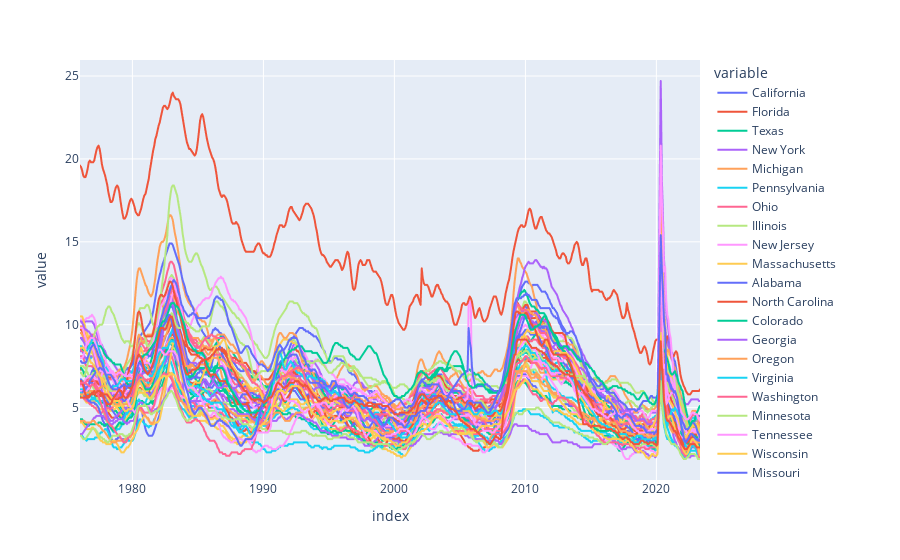

The notebook cell saved with this chart:
### Code cell
# Plot States Unemployment Rate
px.line(uemp_states)

### Figure 1 — Plotly figure (JSON) as saved in the notebook; plotly's stock layout.template omitted (floating-point values rounded to 4 significant figures; data arrays with more than 128 entries replaced by an {"elided": "..."} marker saying what was removed)
{"data": [{"hovertemplate": "variable=California<br>index=%{x}<br>value=%{y}<extra></extra>", "legendgroup": "California", "line": {"color": "#636efa", "dash": "solid"}, "marker": {"symbol": "circle"}, "mode": "lines", "name": "California", "showlegend": true, "type": "scattergl", "x": {"elided": "567 str values"}, "xaxis": "x", "y": {"elided": "567 float values"}, "yaxis": "y"}, {"hovertemplate": "variable=Florida<br>index=%{x}<br>value=%{y}<extra></extra>", "legendgroup": "Florida", "line": {"color": "#EF553B", "dash": "solid"}, "marker": {"symbol": "circle"}, "mode": "lines", "name": "Florida", "showlegend": true, "type": "scattergl", "x": {"elided": "567 str values"}, "xaxis": "x", "y": {"elided": "567 float values"}, "yaxis": "y"}, {"hovertemplate": "variable=Texas<br>index=%{x}<br>value=%{y}<extra></extra>", "legendgroup": "Texas", "line": {"color": "#00cc96", "dash": "solid"}, "marker": {"symbol": "circle"}, "mode": "lines", "name": "Texas", "showlegend": true, "type": "scattergl", "x": {"elided": "567 str values"}, "xaxis": "x", "y": {"elided": "567 float values"}, "yaxis": "y"}, {"hovertemplate": "variable=New York<br>index=%{x}<br>value=%{y}<extra></extra>", "legendgroup": "New York", "line": {"color": "#ab63fa", "dash": "solid"}, "marker": {"symbol": "circle"}, "mode": "lines", "name": "New York", "showlegend": true, "type": "scattergl", "x": {"elided": "567 str values"}, "xaxis": "x", "y": {"elided": "567 float values"}, "yaxis": "y"}, {"hovertemplate": "variable=Michigan<br>index=%{x}<br>value=%{y}<extra></extra>", "legendgroup": "Michigan", "line": {"color": "#FFA15A", "dash": "solid"}, "marker": {"symbol": "circle"}, "mode": "lines", "name": "Michigan", "showlegend": true, "type": "scattergl", "x": {"elided": "567 str values"}, "xaxis": "x", "y": {"elided": "567 float values"}, "yaxis": "y"}, {"hovertemplate": "variable=Pennsylvania<br>index=%{x}<br>value=%{y}<extra></extra>", "legendgroup": "Pennsylvania", "line": {"color": "#19d3f3", "dash": "solid"}, "marker": {"symbol": "circle"}, "mode": "lines", "name": "Pennsylvania", "showlegend": true, "type": "scattergl", "x": {"elided": "567 str values"}, "xaxis": "x", "y": {"elided": "567 float values"}, "yaxis": "y"}, {"hovertemplate": "variable=Ohio<br>index=%{x}<br>value=%{y}<extra></extra>", "legendgroup": "Ohio", "line": {"color": "#FF6692", "dash": "solid"}, "marker": {"symbol": "circle"}, "mode": "lines", "name": "Ohio", "showlegend": true, "type": "scattergl", "x": {"elided": "567 str values"}, "xaxis": "x", "y": {"elided": "567 float values"}, "yaxis": "y"}, {"hovertemplate": "variable=Illinois<br>index=%{x}<br>value=%{y}<extra></extra>", "legendgroup": "Illinois", "line": {"color": "#B6E880", "dash": "solid"}, "marker": {"symbol": "circle"}, "mode": "lines", "name": "Illinois", "showlegend": true, "type": "scattergl", "x": {"elided": "567 str values"}, "xaxis": "x", "y": {"elided": "567 float values"}, "yaxis": "y"}, {"hovertemplate": "variable=New Jersey<br>index=%{x}<br>value=%{y}<extra></extra>", "legendgroup": "New Jersey", "line": {"color": "#FF97FF", "dash": "solid"}, "marker": {"symbol": "circle"}, "mode": "lines", "name": "New Jersey", "showlegend": true, "type": "scattergl", "x": {"elided": "567 str values"}, "xaxis": "x", "y": {"elided": "567 float values"}, "yaxis": "y"}, {"hovertemplate": "variable=Massachusetts<br>index=%{x}<br>value=%{y}<extra></extra>", "legendgroup": "Massachusetts", "line": {"color": "#FECB52", "dash": "solid"}, "marker": {"symbol": "circle"}, "mode": "lines", "name": "Massachusetts", "showlegend": true, "type": "scattergl", "x": {"elided": "567 str values"}, "xaxis": "x", "y": {"elided": "567 float values"}, "yaxis": "y"}, {"hovertemplate": "variable=Alabama<br>index=%{x}<br>value=%{y}<extra></extra>", "legendgroup": "Alabama", "line": {"color": "#636efa", "dash": "solid"}, "marker": {"symbol": "circle"}, "mode": "lines", "name": "Alabama", "showlegend": true, "type": "scattergl", "x": {"elided": "567 str values"}, "xaxis": "x", "y": {"elided": "567 float values"}, "yaxis": "y"}, {"hovertemplate": "variable=North Carolina<br>index=%{x}<br>value=%{y}<extra></extra>", "legendgroup": "North Carolina", "line": {"color": "#EF553B", "dash": "solid"}, "marker": {"symbol": "circle"}, "mode": "lines", "name": "North Carolina", "showlegend": true, "type": "scattergl", "x": {"elided": "567 str values"}, "xaxis": "x", "y": {"elided": "567 float values"}, "yaxis": "y"}, {"hovertemplate": "variable=Colorado<br>index=%{x}<br>value=%{y}<extra></extra>", "legendgroup": "Colorado", "line": {"color": "#00cc96", "dash": "solid"}, "marker": {"symbol": "circle"}, "mode": "lines", "name": "Colorado", "showlegend": true, "type": "scattergl", "x": {"elided": "567 str values"}, "xaxis": "x", "y": {"elided": "567 float values"}, "yaxis": "y"}, {"hovertemplate": "variable=Georgia<br>index=%{x}<br>value=%{y}<extra></extra>", "legendgroup": "Georgia", "line": {"color": "#ab63fa", "dash": "solid"}, "marker": {"symbol": "circle"}, "mode": "lines", "name": "Georgia", "showlegend": true, "type": "scattergl", "x": {"elided": "567 str values"}, "xaxis": "x", "y": {"elided": "567 float values"}, "yaxis": "y"}, {"hovertemplate": "variable=Oregon<br>index=%{x}<br>value=%{y}<extra></extra>", "legendgroup": "Oregon", "line": {"color": "#FFA15A", "dash": "solid"}, "marker": {"symbol": "circle"}, "mode": "lines", "name": "Oregon", "showlegend": true, "type": "scattergl", "x": {"elided": "567 str values"}, "xaxis": "x", "y": {"elided": "567 float values"}, "yaxis": "y"}, {"hovertemplate": "variable=Virginia<br>index=%{x}<br>value=%{y}<extra></extra>", "legendgroup": "Virginia", "line": {"color": "#19d3f3", "dash": "solid"}, "marker": {"symbol": "circle"}, "mode": "lines", "name": "Virginia", "showlegend": true, "type": "scattergl", "x": {"elided": "567 str values"}, "xaxis": "x", "y": {"elided": "567 float values"}, "yaxis": "y"}, {"hovertemplate": "variable=Washington<br>index=%{x}<br>value=%{y}<extra></extra>", "legendgroup": "Washington", "line": {"color": "#FF6692", "dash": "solid"}, "marker": {"symbol": "circle"}, "mode": "lines", "name": "Washington", "showlegend": true, "type": "scattergl", "x": {"elided": "567 str values"}, "xaxis": "x", "y": {"elided": "567 float values"}, "yaxis": "y"}, {"hovertemplate": "variable=Minnesota<br>index=%{x}<br>value=%{y}<extra></extra>", "legendgroup": "Minnesota", "line": {"color": "#B6E880", "dash": "solid"}, "marker": {"symbol": "circle"}, "mode": "lines", "name": "Minnesota", "showlegend": true, "type": "scattergl", "x": {"elided": "567 str values"}, "xaxis": "x", "y": {"elided": "567 float values"}, "yaxis": "y"}, {"hovertemplate": "variable=Tennessee<br>index=%{x}<br>value=%{y}<extra></extra>", "legendgroup": "Tennessee", "line": {"color": "#FF97FF", "dash": "solid"}, "marker": {"symbol": "circle"}, "mode": "lines", "name": "Tennessee", "showlegend": true, "type": "scattergl", "x": {"elided": "567 str values"}, "xaxis": "x", "y": {"elided": "567 float values"}, "yaxis": "y"}, {"hovertemplate": "variable=Wisconsin<br>index=%{x}<br>value=%{y}<extra></extra>", "legendgroup": "Wisconsin", "line": {"color": "#FECB52", "dash": "solid"}, "marker": {"symbol": "circle"}, "mode": "lines", "name": "Wisconsin", "showlegend": true, "type": "scattergl", "x": {"elided": "567 str values"}, "xaxis": "x", "y": {"elided": "567 float values"}, "yaxis": "y"}, {"hovertemplate": "variable=Missouri<br>index=%{x}<br>value=%{y}<extra></extra>", "legendgroup": "Missouri", "line": {"color": "#636efa", "dash": "solid"}, "marker": {"symbol": "circle"}, "mode": "lines", "name": "Missouri", "showlegend": true, "type": "scattergl", "x": {"elided": "567 str values"}, "xaxis": "x", "y": {"elided": "567 float values"}, "yaxis": "y"}, {"hovertemplate": "variable=Arkansas<br>index=%{x}<br>value=%{y}<extra></extra>", "legendgroup": "Arkansas", "line": {"color": "#EF553B", "dash": "solid"}, "marker": {"symbol": "circle"}, "mode": "lines", "name": "Arkansas", "showlegend": true, "type": "scattergl", "x": {"elided": "567 str values"}, "xaxis": "x", "y": {"elided": "567 float values"}, "yaxis": "y"}, {"hovertemplate": "variable=South Carolina<br>index=%{x}<br>value=%{y}<extra></extra>", "legendgroup": "South Carolina", "line": {"color": "#00cc96", "dash": "solid"}, "marker": {"symbol": "circle"}, "mode": "lines", "name": "South Carolina", "showlegend": true, "type": "scattergl", "x": {"elided": "567 str values"}, "xaxis": "x", "y": {"elided": "567 float values"}, "yaxis": "y"}, {"hovertemplate": "variable=Arizona<br>index=%{x}<br>value=%{y}<extra></extra>", "legendgroup": "Arizona", "line": {"color": "#ab63fa", "dash": "solid"}, "marker": {"symbol": "circle"}, "mode": "lines", "name": "Arizona", "showlegend": true, "type": "scattergl", "x": {"elided": "567 str values"}, "xaxis": "x", "y": {"elided": "567 float values"}, "yaxis": "y"}, {"hovertemplate": "variable=New Mexico<br>index=%{x}<br>value=%{y}<extra></extra>", "legendgroup": "New Mexico", "line": {"color": "#FFA15A", "dash": "solid"}, "marker": {"symbol": "circle"}, "mode": "lines", "name": "New Mexico", "showlegend": true, "type": "scattergl", "x": {"elided": "567 str values"}, "xaxis": "x", "y": {"elided": "567 float values"}, "yaxis": "y"}, {"hovertemplate": "variable=Utah<br>index=%{x}<br>value=%{y}<extra></extra>", "legendgroup": "Utah", "line": {"color": "#19d3f3", "dash": "solid"}, "marker": {"symbol": "circle"}, "mode": "lines", "name": "Utah", "showlegend": true, "type": "scattergl", "x": {"elided": "567 str values"}, "xaxis": "x", "y": {"elided": "567 float values"}, "yaxis": "y"}, {"hovertemplate": "variable=Kentucky<br>index=%{x}<br>value=%{y}<extra></extra>", "legendgroup": "Kentucky", "line": {"color": "#FF6692", "dash": "solid"}, "marker": {"symbol": "circle"}, "mode": "lines", "name": "Kentucky", "showlegend": true, "type": "scattergl", "x": {"elided": "567 str values"}, "xaxis": "x", "y": {"elided": "567 float values"}, "yaxis": "y"}, {"hovertemplate": "variable=West Virginia<br>index=%{x}<br>value=%{y}<extra></extra>", "legendgroup": "West Virginia", "line": {"color": "#B6E880", "dash": "solid"}, "marker": {"symbol": "circle"}, "mode": "lines", "name": "West Virginia", "showlegend": true, "type": "scattergl", "x": {"elided": "567 str values"}, "xaxis": "x", "y": {"elided": "567 float values"}, "yaxis": "y"}, {"hovertemplate": "variable=Louisiana<br>index=%{x}<br>value=%{y}<extra></extra>", "legendgroup": "Louisiana", "line": {"color": "#FF97FF", "dash": "solid"}, "marker": {"symbol": "circle"}, "mode": "lines", "name": "Louisiana", "showlegend": true, "type": "scattergl", "x": {"elided": "567 str values"}, "xaxis": "x", "y": {"elided": "567 float values"}, "yaxis": "y"}, {"hovertemplate": "variable=Connecticut<br>index=%{x}<br>value=%{y}<extra></extra>", "legendgroup": "Connecticut", "line": {"color": "#FECB52", "dash": "solid"}, "marker": {"symbol": "circle"}, "mode": "lines", "name": "Connecticut", "showlegend": true, "type": "scattergl", "x": {"elided": "567 str values"}, "xaxis": "x", "y": {"elided": "567 float values"}, "yaxis": "y"}, {"hovertemplate": "variable=Oklahoma<br>index=%{x}<br>value=%{y}<extra></extra>", "legendgroup": "Oklahoma", "line": {"color": "#636efa", "dash": "solid"}, "marker": {"symbol": "circle"}, "mode": "lines", "name": "Oklahoma", "showlegend": true, "type": "scattergl", "x": {"elided": "567 str values"}, "xaxis": "x", "y": {"elided": "567 float values"}, "yaxis": "y"}, {"hovertemplate": "variable=Puerto Rico<br>index=%{x}<br>value=%{y}<extra></extra>", "legendgroup": "Puerto Rico", "line": {"color": "#EF553B", "dash": "solid"}, "marker": {"symbol": "circle"}, "mode": "lines", "name": "Puerto Rico", "showlegend": true, "type": "scattergl", "x": {"elided": "567 str values"}, "xaxis": "x", "y": {"elided": "567 float values"}, "yaxis": "y"}, {"hovertemplate": "variable=Iowa<br>index=%{x}<br>value=%{y}<extra></extra>", "legendgroup": "Iowa", "line": {"color": "#00cc96", "dash": "solid"}, "marker": {"symbol": "circle"}, "mode": "lines", "name": "Iowa", "showlegend": true, "type": "scattergl", "x": {"elided": "567 str values"}, "xaxis": "x", "y": {"elided": "567 float values"}, "yaxis": "y"}, {"hovertemplate": "variable=Nevada<br>index=%{x}<br>value=%{y}<extra></extra>", "legendgroup": "Nevada", "line": {"color": "#ab63fa", "dash": "solid"}, "marker": {"symbol": "circle"}, "mode": "lines", "name": "Nevada", "showlegend": true, "type": "scattergl", "x": {"elided": "567 str values"}, "xaxis": "x", "y": {"elided": "567 float values"}, "yaxis": "y"}, {"hovertemplate": "variable=Montana<br>index=%{x}<br>value=%{y}<extra></extra>", "legendgroup": "Montana", "line": {"color": "#FFA15A", "dash": "solid"}, "marker": {"symbol": "circle"}, "mode": "lines", "name": "Montana", "showlegend": true, "type": "scattergl", "x": {"elided": "567 str values"}, "xaxis": "x", "y": {"elided": "567 float values"}, "yaxis": "y"}, {"hovertemplate": "variable=Nebraska<br>index=%{x}<br>value=%{y}<extra></extra>", "legendgroup": "Nebraska", "line": {"color": "#19d3f3", "dash": "solid"}, "marker": {"symbol": "circle"}, "mode": "lines", "name": "Nebraska", "showlegend": true, "type": "scattergl", "x": {"elided": "567 str values"}, "xaxis": "x", "y": {"elided": "567 float values"}, "yaxis": "y"}, {"hovertemplate": "variable=Maryland<br>index=%{x}<br>value=%{y}<extra></extra>", "legendgroup": "Maryland", "line": {"color": "#FF6692", "dash": "solid"}, "marker": {"symbol": "circle"}, "mode": "lines", "name": "Maryland", "showlegend": true, "type": "scattergl", "x": {"elided": "567 str values"}, "xaxis": "x", "y": {"elided": "567 float values"}, "yaxis": "y"}, {"hovertemplate": "variable=Alaska<br>index=%{x}<br>value=%{y}<extra></extra>", "legendgroup": "Alaska", "line": {"color": "#B6E880", "dash": "solid"}, "marker": {"symbol": "circle"}, "mode": "lines", "name": "Alaska", "showlegend": true, "type": "scattergl", "x": {"elided": "567 str values"}, "xaxis": "x", "y": {"elided": "567 float values"}, "yaxis": "y"}, {"hovertemplate": "variable=Hawaii<br>index=%{x}<br>value=%{y}<extra></extra>", "legendgroup": "Hawaii", "line": {"color": "#FF97FF", "dash": "solid"}, "marker": {"symbol": "circle"}, "mode": "lines", "name": "Hawaii", "showlegend": true, "type": "scattergl", "x": {"elided": "567 str values"}, "xaxis": "x", "y": {"elided": "567 float values"}, "yaxis": "y"}, {"hovertemplate": "variable=Wyoming<br>index=%{x}<br>value=%{y}<extra></extra>", "legendgroup": "Wyoming", "line": {"color": "#FECB52", "dash": "solid"}, "marker": {"symbol": "circle"}, "mode": "lines", "name": "Wyoming", "showlegend": true, "type": "scattergl", "x": {"elided": "567 str values"}, "xaxis": "x", "y": {"elided": "567 float values"}, "yaxis": "y"}, {"hovertemplate": "variable=Mississippi<br>index=%{x}<br>value=%{y}<extra></extra>", "legendgroup": "Mississippi", "line": {"color": "#636efa", "dash": "solid"}, "marker": {"symbol": "circle"}, "mode": "lines", "name": "Mississippi", "showlegend": true, "type": "scattergl", "x": {"elided": "567 str values"}, "xaxis": "x", "y": {"elided": "567 float values"}, "yaxis": "y"}, {"hovertemplate": "variable=Indiana<br>index=%{x}<br>value=%{y}<extra></extra>", "legendgroup": "Indiana", "line": {"color": "#EF553B", "dash": "solid"}, "marker": {"symbol": "circle"}, "mode": "lines", "name": "Indiana", "showlegend": true, "type": "scattergl", "x": {"elided": "567 str values"}, "xaxis": "x", "y": {"elided": "567 float values"}, "yaxis": "y"}, {"hovertemplate": "variable=the District of Columbia<br>index=%{x}<br>value=%{y}<extra></extra>", "legendgroup": "the District of Columbia", "line": {"color": "#00cc96", "dash": "solid"}, "marker": {"symbol": "circle"}, "mode": "lines", "name": "the District of Columbia", "showlegend": true, "type": "scattergl", "x": {"elided": "567 str values"}, "xaxis": "x", "y": {"elided": "567 float values"}, "yaxis": "y"}, {"hovertemplate": "variable=North Dakota<br>index=%{x}<br>value=%{y}<extra></extra>", "legendgroup": "North Dakota", "line": {"color": "#ab63fa", "dash": "solid"}, "marker": {"symbol": "circle"}, "mode": "lines", "name": "North Dakota", "showlegend": true, "type": "scattergl", "x": {"elided": "567 str values"}, "xaxis": "x", "y": {"elided": "567 float values"}, "yaxis": "y"}, {"hovertemplate": "variable=Kansas<br>index=%{x}<br>value=%{y}<extra></extra>", "legendgroup": "Kansas", "line": {"color": "#FFA15A", "dash": "solid"}, "marker": {"symbol": "circle"}, "mode": "lines", "name": "Kansas", "showlegend": true, "type": "scattergl", "x": {"elided": "567 str values"}, "xaxis": "x", "y": {"elided": "567 float values"}, "yaxis": "y"}, {"hovertemplate": "variable=Maine<br>index=%{x}<br>value=%{y}<extra></extra>", "legendgroup": "Maine", "line": {"color": "#19d3f3", "dash": "solid"}, "marker": {"symbol": "circle"}, "mode": "lines", "name": "Maine", "showlegend": true, "type": "scattergl", "x": {"elided": "567 str values"}, "xaxis": "x", "y": {"elided": "567 float values"}, "yaxis": "y"}, {"hovertemplate": "variable=New Hampshire<br>index=%{x}<br>value=%{y}<extra></extra>", "legendgroup": "New Hampshire", "line": {"color": "#FF6692", "dash": "solid"}, "marker": {"symbol": "circle"}, "mode": "lines", "name": "New Hampshire", "showlegend": true, "type": "scattergl", "x": {"elided": "567 str values"}, "xaxis": "x", "y": {"elided": "567 float values"}, "yaxis": "y"}, {"hovertemplate": "variable=South Dakota<br>index=%{x}<br>value=%{y}<extra></extra>", "legendgroup": "South Dakota", "line": {"color": "#B6E880", "dash": "solid"}, "marker": {"symbol": "circle"}, "mode": "lines", "name": "South Dakota", "showlegend": true, "type": "scattergl", "x": {"elided": "567 str values"}, "xaxis": "x", "y": {"elided": "567 float values"}, "yaxis": "y"}, {"hovertemplate": "variable=Delaware<br>index=%{x}<br>value=%{y}<extra></extra>", "legendgroup": "Delaware", "line": {"color": "#FF97FF", "dash": "solid"}, "marker": {"symbol": "circle"}, "mode": "lines", "name": "Delaware", "showlegend": true, "type": "scattergl", "x": {"elided": "567 str values"}, "xaxis": "x", "y": {"elided": "567 float values"}, "yaxis": "y"}, {"hovertemplate": "variable=Vermont<br>index=%{x}<br>value=%{y}<extra></extra>", "legendgroup": "Vermont", "line": {"color": "#FECB52", "dash": "solid"}, "marker": {"symbol": "circle"}, "mode": "lines", "name": "Vermont", "showlegend": true, "type": "scattergl", "x": {"elided": "567 str values"}, "xaxis": "x", "y": {"elided": "567 float values"}, "yaxis": "y"}, {"hovertemplate": "variable=Rhode Island<br>index=%{x}<br>value=%{y}<extra></extra>", "legendgroup": "Rhode Island", "line": {"color": "#636efa", "dash": "solid"}, "marker": {"symbol": "circle"}, "mode": "lines", "name": "Rhode Island", "showlegend": true, "type": "scattergl", "x": {"elided": "567 str values"}, "xaxis": "x", "y": {"elided": "567 float values"}, "yaxis": "y"}, {"hovertemplate": "variable=Idaho<br>index=%{x}<br>value=%{y}<extra></extra>", "legendgroup": "Idaho", "line": {"color": "#EF553B", "dash": "solid"}, "marker": {"symbol": "circle"}, "mode": "lines", "name": "Idaho", "showlegend": true, "type": "scattergl", "x": {"elided": "567 str values"}, "xaxis": "x", "y": {"elided": "567 float values"}, "yaxis": "y"}], "layout": {"legend": {"title": {"text": "variable"}, "tracegroupgap": 0}, "margin": {"t": 60}, "xaxis": {"anchor": "y", "domain": [0, 1], "title": {"text": "index"}}, "yaxis": {"anchor": "x", "domain": [0, 1], "title": {"text": "value"}}}}
